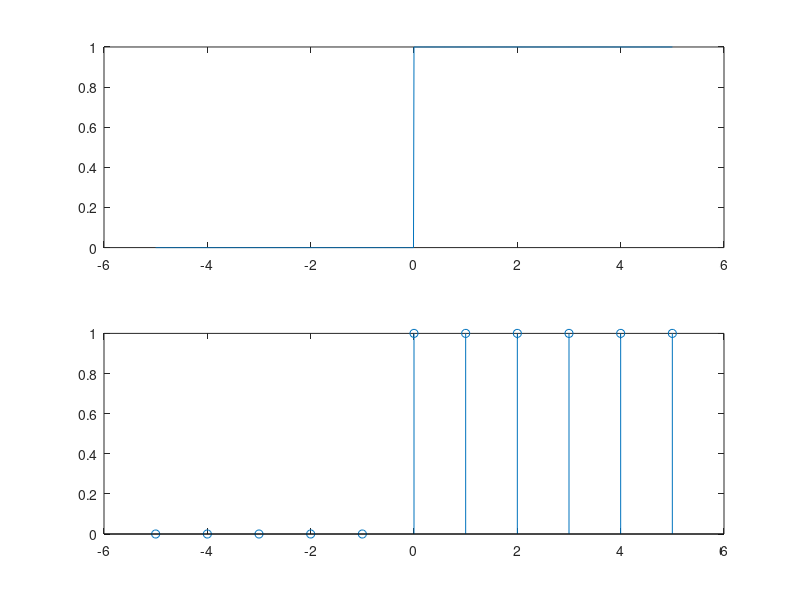

The MATLAB script that drew this image:
%progrsm to plot unit step function both continuous and discrete
clear all
close all
clc
%unit step function(continuous)
t=[-5:.01:5];
for i=1:length(t)
if t(i)>=0
    x(i)=1;
else
    x(i)=0;
end
end
subplot(211)
plot(t,x)

%unit step function(discrete)
n=[-5:5];
for i=1:length(n)
if n(i)>=0
    y(i)=1
else
    y(i)=0
end
end
subplot(212);
stem(n,y);